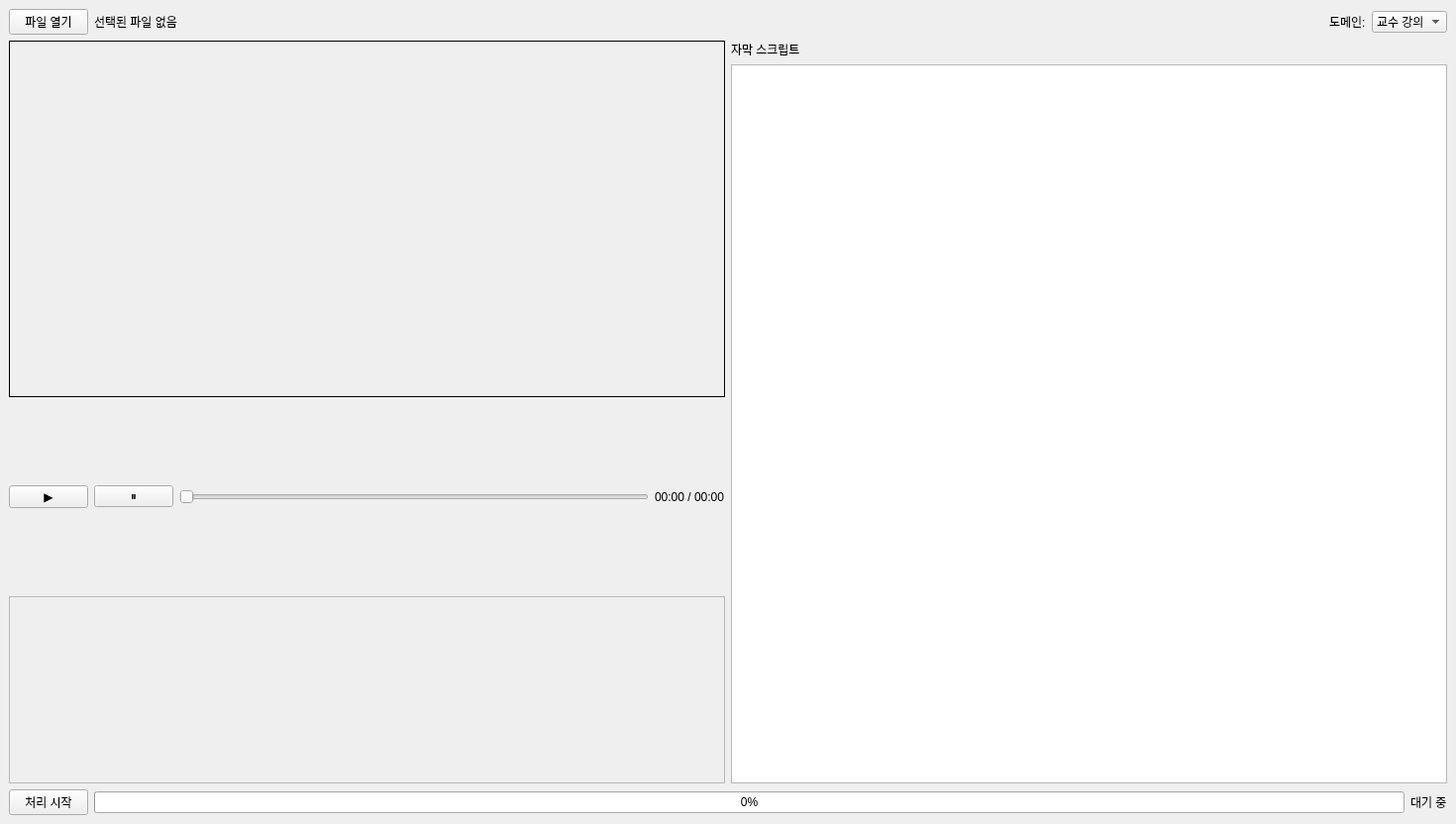
<?xml version="1.0" encoding="UTF-8"?>
<ui version="4.0">
 <class>MainWindow</class>
 <widget class="QMainWindow" name="MainWindow">
  <property name="geometry">
   <rect>
    <x>0</x>
    <y>0</y>
    <width>1470</width>
    <height>832</height>
   </rect>
  </property>
  <property name="windowTitle">
   <string>알잘딱깔센</string>
  </property>
  <widget class="QWidget" name="centralwidget">
   <layout class="QVBoxLayout" name="verticalLayout_main">
    <item>
     <layout class="QHBoxLayout" name="layout_top">
      <item>
       <widget class="QPushButton" name="btn_open_file">
        <property name="text">
         <string>파일 열기</string>
        </property>
       </widget>
      </item>
      <item>
       <widget class="QLabel" name="label_file_path">
        <property name="text">
         <string>선택된 파일 없음</string>
        </property>
       </widget>
      </item>
      <item>
       <spacer name="horizontalSpacer_top">
        <property name="orientation">
         <enum>Qt::Horizontal</enum>
        </property>
        <property name="sizeHint" stdset="0">
         <size>
          <width>40</width>
          <height>20</height>
         </size>
        </property>
       </spacer>
      </item>
      <item>
       <widget class="QLabel" name="label_domain">
        <property name="text">
         <string>도메인:</string>
        </property>
       </widget>
      </item>
      <item>
       <widget class="QComboBox" name="combo_domain">
        <item>
         <property name="text">
          <string>교수 강의</string>
         </property>
        </item>
        <item>
         <property name="text">
          <string>gaming</string>
         </property>
        </item>
       </widget>
      </item>
     </layout>
    </item>
    <item>
     <layout class="QHBoxLayout" name="layout_main">
      <item>
       <layout class="QVBoxLayout" name="layout_left">
        <item>
         <widget class="QFrame" name="video_frame">
          <property name="minimumSize">
           <size>
            <width>640</width>
            <height>360</height>
           </size>
          </property>
          <property name="frameShape">
           <enum>QFrame::Box</enum>
          </property>
         </widget>
        </item>
        <item>
         <layout class="QHBoxLayout" name="layout_controls">
          <item>
           <widget class="QPushButton" name="btn_play">
            <property name="text">
             <string>▶</string>
            </property>
           </widget>
          </item>
          <item>
           <widget class="QPushButton" name="btn_pause">
            <property name="text">
             <string>⏸</string>
            </property>
           </widget>
          </item>
          <item>
           <widget class="QSlider" name="slider_timeline">
            <property name="orientation">
             <enum>Qt::Horizontal</enum>
            </property>
           </widget>
          </item>
          <item>
           <widget class="QLabel" name="label_time">
            <property name="text">
             <string>00:00 / 00:00</string>
            </property>
           </widget>
          </item>
         </layout>
        </item>
        <item>
         <widget class="QFrame" name="timeline_frame">
          <property name="minimumSize">
           <size>
            <width>0</width>
            <height>100</height>
           </size>
          </property>
          <property name="frameShape">
           <enum>QFrame::StyledPanel</enum>
          </property>
         </widget>
        </item>
       </layout>
      </item>
      <item>
       <layout class="QVBoxLayout" name="layout_right">
        <item>
         <widget class="QLabel" name="label_subtitle_title">
          <property name="text">
           <string>자막 스크립트</string>
          </property>
         </widget>
        </item>
        <item>
         <widget class="QListWidget" name="list_subtitles"/>
        </item>
       </layout>
      </item>
     </layout>
    </item>
    <item>
     <layout class="QHBoxLayout" name="layout_bottom">
      <item>
       <widget class="QPushButton" name="btn_start_process">
        <property name="text">
         <string>처리 시작</string>
        </property>
       </widget>
      </item>
      <item>
       <widget class="QProgressBar" name="progress_bar">
        <property name="value">
         <number>0</number>
        </property>
       </widget>
      </item>
      <item>
       <widget class="QLabel" name="label_status">
        <property name="text">
         <string>대기 중</string>
        </property>
       </widget>
      </item>
     </layout>
    </item>
   </layout>
  </widget>
 </widget>
 <resources/>
 <connections/>
</ui>
